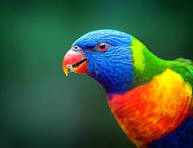
#> input picture sources/ex1.jpg, 193 x 148 px, found by its file name
$ python ex17.py
#> lines starting #> are read from the running program, lines starting #| are printed output that depends on the picture; after the words box and inside, x2 and y2 are one past the last pixel; in counts of white or black regions, pixels touching at a corner belong together
import cv2
import numpy as np

# Read the original image
img = cv2.imread(r'D:\SIMATS Engineering\ITA0513 Computer Vision\Practical\sources\ex1.jpg')
#> img is the input picture: shape (148, 193, 3); mean B, G, R 61, 87.8, 64.7
if img is None:
    print("Error: Image not found")
    exit()

# Create a copy to add watermark
watermarked = img.copy()

# Define watermark text
text = "CONFIDENTIAL"
position = (50, 50)  # x, y position
font = cv2.FONT_HERSHEY_SIMPLEX
font_scale = 2
color = (0, 0, 255)  # Red color
thickness = 3

# Add semi-transparent watermark
overlay = watermarked.copy()
cv2.putText(overlay, text, position, font, font_scale, color, thickness, cv2.LINE_AA)
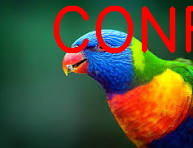
#> overlay: shape (148, 193, 3); 9.55% of pixels changed, all inside (x1, y1, x2, y2) = (53, 5, 193, 54)
alpha = 0.3  # Transparency factor
cv2.addWeighted(overlay, alpha, watermarked, 1 - alpha, 0, watermarked)
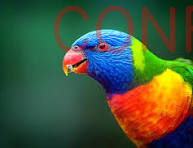
#> watermarked: shape (148, 193, 3); 9.55% of pixels changed, all inside (x1, y1, x2, y2) = (53, 5, 193, 54)

# Display results
cv2.imshow('Original', img)
cv2.imshow('Watermarked', watermarked)
cv2.waitKey(0)
cv2.destroyAllWindows()
